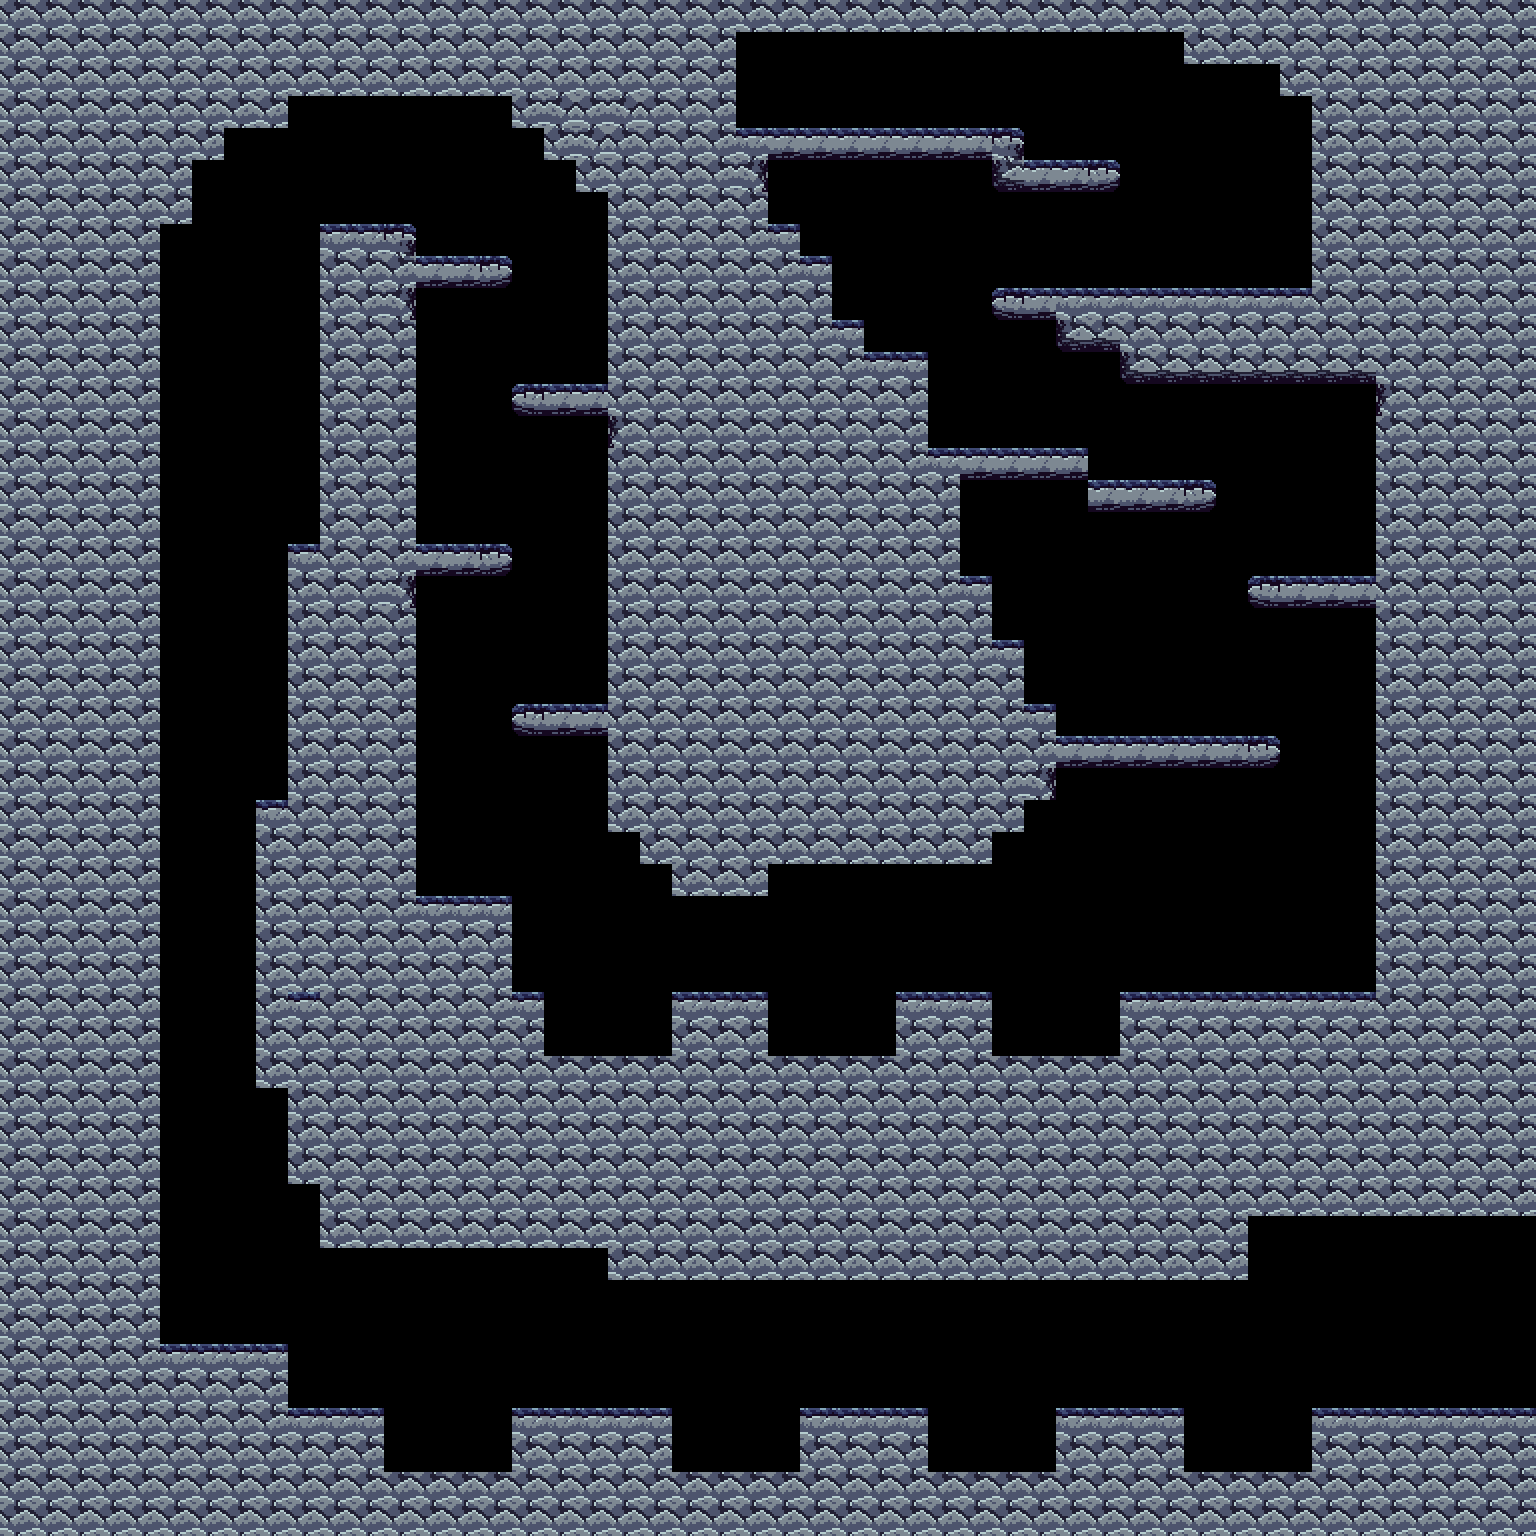

Below is a game level as drawn by its tile map, then a one-line description and the .tmx that defines it (tile-layer data replaced by summaries):
An orthogonal 48x48 tile map with 32x32 px tiles, 2 tile layers (Ground, hazards) and 21 objects (7x room, 4x fly, 2x thrower, slapper, foundation, ...).

<map version="1.5" tiledversion="1.6.0" orientation="orthogonal" renderorder="right-down" width="48" height="48" tilewidth="32" tileheight="32" infinite="0" nextlayerid="5" nextobjectid="36">
 <editorsettings>
  <export target="lvl4 48.json" format="json" />
 </editorsettings>
 <tileset firstgid="1" name="tilemap" tilewidth="32" tileheight="32" tilecount="112" columns="14">
  <image source="tilemap.png" width="448" height="256" />
  <tile id="0">
   <properties>
    <property name="collides" type="bool" value="true" />
   </properties>
  </tile>
  <tile id="1">
   <properties>
    <property name="collides" type="bool" value="true" />
   </properties>
  </tile>
  <tile id="2">
   <properties>
    <property name="collides" type="bool" value="true" />
   </properties>
  </tile>
  <tile id="3">
   <properties>
    <property name="collides" type="bool" value="true" />
   </properties>
  </tile>
  <tile id="4">
   <properties>
    <property name="collides" type="bool" value="true" />
   </properties>
  </tile>
  <tile id="5">
   <properties>
    <property name="collides" type="bool" value="true" />
   </properties>
  </tile>
  <tile id="6">
   <properties>
    <property name="collides" type="bool" value="true" />
   </properties>
  </tile>
  <tile id="7">
   <properties>
    <property name="collides" type="bool" value="true" />
   </properties>
  </tile>
  <tile id="8">
   <properties>
    <property name="collides" type="bool" value="true" />
   </properties>
  </tile>
  <tile id="9">
   <properties>
    <property name="collides" type="bool" value="true" />
   </properties>
  </tile>
  <tile id="10">
   <properties>
    <property name="collides" type="bool" value="true" />
   </properties>
  </tile>
  <tile id="11">
   <properties>
    <property name="collides" type="bool" value="true" />
   </properties>
  </tile>
  <tile id="12">
   <properties>
    <property name="collides" type="bool" value="true" />
   </properties>
  </tile>
  <tile id="13">
   <properties>
    <property name="collides" type="bool" value="true" />
   </properties>
  </tile>
  <tile id="14">
   <properties>
    <property name="collides" type="bool" value="true" />
   </properties>
  </tile>
  <tile id="15">
   <properties>
    <property name="collides" type="bool" value="true" />
   </properties>
  </tile>
  <tile id="16">
   <properties>
    <property name="collides" type="bool" value="true" />
   </properties>
  </tile>
  <tile id="17">
   <properties>
    <property name="collides" type="bool" value="true" />
   </properties>
  </tile>
  <tile id="18">
   <properties>
    <property name="collides" type="bool" value="true" />
   </properties>
  </tile>
  <tile id="19">
   <properties>
    <property name="collides" type="bool" value="true" />
   </properties>
  </tile>
  <tile id="20">
   <properties>
    <property name="collides" type="bool" value="true" />
   </properties>
  </tile>
  <tile id="21">
   <properties>
    <property name="collides" type="bool" value="true" />
   </properties>
  </tile>
  <tile id="22">
   <properties>
    <property name="collides" type="bool" value="true" />
   </properties>
  </tile>
  <tile id="23">
   <properties>
    <property name="collides" type="bool" value="true" />
   </properties>
  </tile>
  <tile id="24">
   <properties>
    <property name="collides" type="bool" value="true" />
   </properties>
  </tile>
  <tile id="25">
   <properties>
    <property name="collides" type="bool" value="true" />
   </properties>
  </tile>
  <tile id="26">
   <properties>
    <property name="collides" type="bool" value="true" />
   </properties>
  </tile>
  <tile id="27">
   <properties>
    <property name="collides" type="bool" value="true" />
   </properties>
  </tile>
  <tile id="28">
   <properties>
    <property name="collides" type="bool" value="true" />
   </properties>
  </tile>
  <tile id="29">
   <properties>
    <property name="collides" type="bool" value="true" />
   </properties>
  </tile>
  <tile id="30">
   <properties>
    <property name="collides" type="bool" value="true" />
   </properties>
  </tile>
  <tile id="31">
   <properties>
    <property name="collides" type="bool" value="true" />
   </properties>
  </tile>
  <tile id="32">
   <properties>
    <property name="collides" type="bool" value="true" />
   </properties>
  </tile>
  <tile id="33">
   <properties>
    <property name="collides" type="bool" value="true" />
   </properties>
  </tile>
  <tile id="34">
   <properties>
    <property name="collides" type="bool" value="true" />
   </properties>
  </tile>
  <tile id="35">
   <properties>
    <property name="collides" type="bool" value="true" />
   </properties>
  </tile>
  <tile id="36">
   <properties>
    <property name="collides" type="bool" value="true" />
   </properties>
  </tile>
  <tile id="37">
   <properties>
    <property name="collides" type="bool" value="true" />
   </properties>
  </tile>
  <tile id="38">
   <properties>
    <property name="collides" type="bool" value="true" />
   </properties>
  </tile>
  <tile id="39">
   <properties>
    <property name="collides" type="bool" value="true" />
   </properties>
  </tile>
  <tile id="40">
   <properties>
    <property name="collides" type="bool" value="true" />
   </properties>
  </tile>
  <tile id="41">
   <properties>
    <property name="collides" type="bool" value="true" />
   </properties>
  </tile>
  <tile id="42">
   <properties>
    <property name="collides" type="bool" value="true" />
   </properties>
  </tile>
  <tile id="43">
   <properties>
    <property name="collides" type="bool" value="true" />
   </properties>
  </tile>
  <tile id="44">
   <properties>
    <property name="collides" type="bool" value="true" />
   </properties>
  </tile>
  <tile id="45">
   <properties>
    <property name="collides" type="bool" value="true" />
   </properties>
  </tile>
  <tile id="46">
   <properties>
    <property name="collides" type="bool" value="true" />
   </properties>
  </tile>
  <tile id="47">
   <properties>
    <property name="collides" type="bool" value="true" />
   </properties>
  </tile>
  <tile id="48">
   <properties>
    <property name="collides" type="bool" value="true" />
   </properties>
  </tile>
  <tile id="49">
   <properties>
    <property name="collides" type="bool" value="true" />
   </properties>
  </tile>
  <tile id="50">
   <properties>
    <property name="collides" type="bool" value="true" />
   </properties>
  </tile>
  <tile id="51">
   <properties>
    <property name="collides" type="bool" value="true" />
   </properties>
  </tile>
  <tile id="52">
   <properties>
    <property name="collides" type="bool" value="true" />
   </properties>
  </tile>
  <tile id="53">
   <properties>
    <property name="collides" type="bool" value="true" />
   </properties>
  </tile>
  <tile id="54">
   <properties>
    <property name="collides" type="bool" value="true" />
   </properties>
  </tile>
  <tile id="55">
   <properties>
    <property name="collides" type="bool" value="true" />
   </properties>
  </tile>
  <tile id="56">
   <properties>
    <property name="collides" type="bool" value="true" />
   </properties>
  </tile>
  <tile id="57">
   <properties>
    <property name="collides" type="bool" value="true" />
   </properties>
  </tile>
  <tile id="58">
   <properties>
    <property name="collides" type="bool" value="true" />
   </properties>
  </tile>
  <tile id="59">
   <properties>
    <property name="collides" type="bool" value="true" />
   </properties>
  </tile>
  <tile id="60">
   <properties>
    <property name="collides" type="bool" value="true" />
   </properties>
  </tile>
  <tile id="61">
   <properties>
    <property name="collides" type="bool" value="true" />
   </properties>
  </tile>
  <tile id="62">
   <properties>
    <property name="collides" type="bool" value="true" />
   </properties>
  </tile>
  <tile id="63">
   <properties>
    <property name="collides" type="bool" value="true" />
   </properties>
  </tile>
  <tile id="64">
   <properties>
    <property name="collides" type="bool" value="true" />
   </properties>
  </tile>
  <tile id="65">
   <properties>
    <property name="collides" type="bool" value="true" />
   </properties>
  </tile>
  <tile id="66">
   <properties>
    <property name="collides" type="bool" value="true" />
   </properties>
  </tile>
  <tile id="67">
   <properties>
    <property name="collides" type="bool" value="true" />
   </properties>
  </tile>
  <tile id="68">
   <properties>
    <property name="collides" type="bool" value="true" />
   </properties>
  </tile>
  <tile id="69">
   <properties>
    <property name="collides" type="bool" value="true" />
   </properties>
  </tile>
  <tile id="70">
   <properties>
    <property name="collides" type="bool" value="true" />
   </properties>
  </tile>
  <tile id="71">
   <properties>
    <property name="collides" type="bool" value="true" />
   </properties>
  </tile>
  <tile id="72">
   <properties>
    <property name="collides" type="bool" value="true" />
   </properties>
  </tile>
  <tile id="73">
   <properties>
    <property name="collides" type="bool" value="true" />
   </properties>
  </tile>
  <tile id="74">
   <properties>
    <property name="collides" type="bool" value="true" />
   </properties>
  </tile>
  <tile id="75">
   <properties>
    <property name="collides" type="bool" value="true" />
   </properties>
  </tile>
  <tile id="76">
   <properties>
    <property name="collides" type="bool" value="true" />
   </properties>
  </tile>
  <tile id="77">
   <properties>
    <property name="collides" type="bool" value="true" />
   </properties>
  </tile>
  <tile id="78">
   <properties>
    <property name="collides" type="bool" value="true" />
   </properties>
  </tile>
  <tile id="79">
   <properties>
    <property name="collides" type="bool" value="true" />
   </properties>
  </tile>
  <tile id="80">
   <properties>
    <property name="collides" type="bool" value="true" />
   </properties>
  </tile>
  <tile id="81">
   <properties>
    <property name="collides" type="bool" value="true" />
   </properties>
  </tile>
  <tile id="82">
   <properties>
    <property name="collides" type="bool" value="true" />
   </properties>
  </tile>
  <tile id="83">
   <properties>
    <property name="collides" type="bool" value="true" />
   </properties>
  </tile>
  <tile id="84">
   <properties>
    <property name="collides" type="bool" value="true" />
   </properties>
  </tile>
  <tile id="85">
   <properties>
    <property name="collides" type="bool" value="true" />
   </properties>
  </tile>
  <tile id="86">
   <properties>
    <property name="collides" type="bool" value="true" />
   </properties>
  </tile>
  <tile id="87">
   <properties>
    <property name="collides" type="bool" value="true" />
   </properties>
  </tile>
  <tile id="88">
   <properties>
    <property name="collides" type="bool" value="true" />
   </properties>
  </tile>
  <tile id="89">
   <properties>
    <property name="collides" type="bool" value="true" />
   </properties>
  </tile>
  <tile id="90">
   <properties>
    <property name="collides" type="bool" value="true" />
   </properties>
  </tile>
  <tile id="91">
   <properties>
    <property name="collides" type="bool" value="true" />
   </properties>
  </tile>
  <tile id="92">
   <properties>
    <property name="collides" type="bool" value="true" />
   </properties>
  </tile>
  <tile id="93">
   <properties>
    <property name="collides" type="bool" value="true" />
   </properties>
  </tile>
  <tile id="94">
   <properties>
    <property name="collides" type="bool" value="true" />
   </properties>
  </tile>
  <tile id="95">
   <properties>
    <property name="collides" type="bool" value="true" />
   </properties>
  </tile>
  <tile id="96">
   <properties>
    <property name="collides" type="bool" value="true" />
   </properties>
  </tile>
  <tile id="97">
   <properties>
    <property name="collides" type="bool" value="true" />
   </properties>
  </tile>
  <tile id="98">
   <properties>
    <property name="collides" type="bool" value="true" />
   </properties>
  </tile>
  <tile id="99">
   <properties>
    <property name="collides" type="bool" value="true" />
   </properties>
  </tile>
  <tile id="100">
   <properties>
    <property name="collides" type="bool" value="true" />
   </properties>
  </tile>
  <tile id="101">
   <properties>
    <property name="collides" type="bool" value="true" />
   </properties>
  </tile>
  <tile id="102">
   <properties>
    <property name="collides" type="bool" value="true" />
   </properties>
  </tile>
  <tile id="103">
   <properties>
    <property name="collides" type="bool" value="true" />
   </properties>
  </tile>
  <tile id="104">
   <properties>
    <property name="collides" type="bool" value="true" />
   </properties>
  </tile>
  <tile id="105">
   <properties>
    <property name="collides" type="bool" value="true" />
   </properties>
  </tile>
  <tile id="106">
   <properties>
    <property name="collides" type="bool" value="true" />
   </properties>
  </tile>
  <tile id="107">
   <properties>
    <property name="collides" type="bool" value="true" />
   </properties>
  </tile>
  <tile id="108">
   <properties>
    <property name="collides" type="bool" value="true" />
   </properties>
  </tile>
  <tile id="109">
   <properties>
    <property name="collides" type="bool" value="true" />
   </properties>
  </tile>
  <tile id="110">
   <properties>
    <property name="collides" type="bool" value="true" />
   </properties>
  </tile>
  <tile id="111">
   <properties>
    <property name="collides" type="bool" value="true" />
   </properties>
  </tile>
  <wangsets>
   <wangset name="THE THINGS" type="mixed" tile="-1">
    <wangcolor name="STONE" color="#ff0000" tile="-1" probability="1" />
    <wangcolor name="PURPLE STONE" color="#00ff00" tile="-1" probability="1" />
    <wangcolor name="BLACK STONE" color="#0f0964" tile="-1" probability="1" />
    <wangcolor name="GRASS" color="#b5ffbb" tile="-1" probability="1" />
    <wangtile tileid="0" wangid="4,4,1,1,1,3,3,4" />
    <wangtile tileid="1" wangid="4,4,1,1,1,1,1,4" />
    <wangtile tileid="2" wangid="4,4,3,3,1,1,1,4" />
    <wangtile tileid="3" wangid="3,3,1,1,1,1,1,3" />
    <wangtile tileid="4" wangid="3,3,1,1,1,1,1,3" />
    <wangtile tileid="5" wangid="3,3,1,1,1,1,1,3" />
    <wangtile tileid="6" wangid="4,4,1,0,0,0,1,4" />
    <wangtile tileid="14" wangid="1,1,1,1,1,3,3,3" />
    <wangtile tileid="15" wangid="1,1,1,1,1,1,1,1" />
    <wangtile tileid="16" wangid="1,3,3,3,1,1,1,1" />
    <wangtile tileid="17" wangid="4,4,3,3,0,3,3,4" />
    <wangtile tileid="18" wangid="0,3,3,3,0,3,3,0" />
    <wangtile tileid="19" wangid="4,4,0,3,3,3,0,4" />
    <wangtile tileid="20" wangid="4,4,0,3,3,3,0,4" />
    <wangtile tileid="21" wangid="4,4,1,3,3,3,0,4" />
    <wangtile tileid="22" wangid="1,1,1,0,1,1,1,1" />
    <wangtile tileid="23" wangid="1,1,1,1,1,0,1,1" />
    <wangtile tileid="24" wangid="3,0,3,1,1,1,1,3" />
    <wangtile tileid="25" wangid="0,0,0,3,3,1,3,0" />
    <wangtile tileid="26" wangid="0,0,3,1,3,3,0,0" />
    <wangtile tileid="27" wangid="3,3,1,1,1,1,3,0" />
    <wangtile tileid="28" wangid="1,1,1,3,3,0,3,3" />
    <wangtile tileid="29" wangid="1,1,1,3,3,3,1,1" />
    <wangtile tileid="30" wangid="1,3,3,3,3,3,1,1" />
    <wangtile tileid="31" wangid="0,3,3,3,0,3,3,3" />
    <wangtile tileid="32" wangid="0,3,3,3,0,3,3,3" />
    <wangtile tileid="33" wangid="3,3,0,3,3,3,3,3" />
    <wangtile tileid="34" wangid="3,3,0,3,3,3,0,3" />
    <wangtile tileid="35" wangid="3,3,0,3,3,3,0,3" />
    <wangtile tileid="36" wangid="0,0,0,0,0,0,0,1" />
    <wangtile tileid="37" wangid="0,1,0,0,0,0,0,0" />
    <wangtile tileid="38" wangid="1,1,1,1,1,1,1,1" />
    <wangtile tileid="39" wangid="1,1,1,1,1,1,1,1" />
    <wangtile tileid="40" wangid="1,1,1,1,1,1,1,1" />
    <wangtile tileid="41" wangid="1,1,1,1,1,1,1,1" />
    <wangtile tileid="42" wangid="1,1,1,4,1,1,1,1" />
    <wangtile tileid="43" wangid="1,1,1,1,1,4,1,1" />
    <wangtile tileid="44" wangid="1,1,1,1,1,1,1,1" />
    <wangtile tileid="45" wangid="0,3,3,3,0,3,3,3" />
    <wangtile tileid="46" wangid="0,3,3,3,3,3,3,3" />
    <wangtile tileid="47" wangid="4,0,4,1,1,1,1,4" />
    <wangtile tileid="48" wangid="0,0,0,4,4,1,4,0" />
    <wangtile tileid="49" wangid="0,0,4,1,4,4,0,0" />
    <wangtile tileid="50" wangid="4,4,1,1,1,1,4,0" />
    <wangtile tileid="51" wangid="0,0,4,4,1,1,4,4" />
    <wangtile tileid="52" wangid="0,4,4,1,1,4,4,0" />
    <wangtile tileid="56" wangid="1,4,1,1,1,1,1,1" />
    <wangtile tileid="57" wangid="1,1,1,1,1,1,1,4" />
    <wangtile tileid="58" wangid="1,1,1,1,1,1,1,1" />
    <wangtile tileid="61" wangid="1,1,1,1,1,1,1,1" />
    <wangtile tileid="62" wangid="1,4,1,1,1,1,1,1" />
    <wangtile tileid="63" wangid="1,1,1,1,1,1,1,4" />
    <wangtile tileid="64" wangid="1,1,1,1,1,1,1,1" />
    <wangtile tileid="65" wangid="1,4,1,1,1,1,1,1" />
    <wangtile tileid="66" wangid="1,1,1,1,1,1,1,4" />
   </wangset>
  </wangsets>
 </tileset>
 <layer id="1" name="Ground" width="48" height="48">
  <properties>
   <property name="collides" type="bool" value="true" />
  </properties>
  <data>[2304 cells, 1366 non-empty, 9 distinct tile ids]</data>
 </layer>
 <layer id="4" name="hazards" width="48" height="48">
  <data>[2304 cells, 28 non-empty, 1 distinct tile ids]</data>
 </layer>
 <objectgroup id="2" name="Objects">
  <properties>
   <property name="collides" type="bool" value="true" />
  </properties>
  <object id="1" name="thrower" x="1136.5" y="1385">
   <properties>
    <property name="flipX" type="bool" value="true" />
   </properties>
   <point />
  </object>
  <object id="2" name="thrower" x="1328.33" y="552.667">
   <properties>
    <property name="flipX" type="bool" value="true" />
   </properties>
   <point />
  </object>
  <object id="3" name="slapper" x="1232.5" y="239.5">
   <properties>
    <property name="flipX" type="bool" value="true" />
   </properties>
   <point />
  </object>
  <object id="4" name="fly" x="376" y="184">
   <point />
  </object>
  <object id="5" name="fly" x="1047.88" y="946.848">
   <point />
  </object>
  <object id="6" name="fly" x="722.303" y="961.818">
   <point />
  </object>
  <object id="7" name="foundation" x="1440" y="1314">
   <properties>
    <property name="vertical" type="bool" value="true" />
   </properties>
   <point />
  </object>
  <object id="9" name="fly" x="606" y="1364">
   <point />
  </object>
  <object id="10" name="spawn" x="800.667" y="90.6667">
   <point />
  </object>
  <object id="16" name="endlvl" x="1501.5" y="1216" width="53.5" height="191" />
  <object id="25" name="oldman" x="276" y="1318">
   <point />
  </object>
  <object id="26" name="newspaper" x="463.667" y="876.667">
   <point />
  </object>
  <object id="27" name="room" x="1430.3" y="230.303">
   <point />
  </object>
  <object id="28" name="room" x="760" y="478">
   <point />
  </object>
  <object id="29" name="room" x="812" y="732">
   <point />
  </object>
  <object id="30" name="room" x="1308" y="1122">
   <point />
  </object>
  <object id="31" name="room" x="880" y="1180">
   <point />
  </object>
  <object id="32" name="room" x="426" y="1122">
   <point />
  </object>
  <object id="33" name="room" x="128" y="1442">
   <point />
  </object>
  <object id="34" name="goodend" x="707.394" y="1989.03" width="66.6667" height="87.8788" />
  <object id="35" name="badend" x="561.94" y="1995.09" width="69.697" height="87.8788" />
 </objectgroup>
</map>
